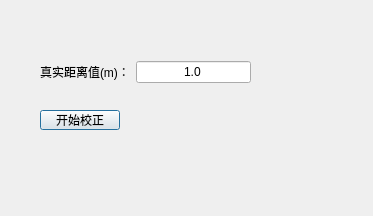
<?xml version="1.0" encoding="UTF-8"?>
<ui version="4.0">
 <class>autoCalibration_Dialog</class>
 <widget class="QDialog" name="autoCalibration_Dialog">
  <property name="geometry">
   <rect>
    <x>0</x>
    <y>0</y>
    <width>373</width>
    <height>216</height>
   </rect>
  </property>
  <property name="windowTitle">
   <string>相机自动校正窗口</string>
  </property>
  <property name="windowIcon">
   <iconset resource="imgsource.qrc">
    <normaloff>:/new/prefix1/images/ccPivotAuto.png</normaloff>:/new/prefix1/images/ccPivotAuto.png</iconset>
  </property>
  <widget class="QPushButton" name="startCalibration_pushButton">
   <property name="geometry">
    <rect>
     <x>40</x>
     <y>110</y>
     <width>80</width>
     <height>20</height>
    </rect>
   </property>
   <property name="text">
    <string>开始校正</string>
   </property>
  </widget>
  <widget class="QLabel" name="status_label">
   <property name="geometry">
    <rect>
     <x>140</x>
     <y>110</y>
     <width>111</width>
     <height>16</height>
    </rect>
   </property>
   <property name="text">
    <string/>
   </property>
  </widget>
  <widget class="QWidget" name="layoutWidget">
   <property name="geometry">
    <rect>
     <x>40</x>
     <y>60</y>
     <width>211</width>
     <height>24</height>
    </rect>
   </property>
   <layout class="QHBoxLayout" name="horizontalLayout">
    <item>
     <widget class="QLabel" name="label">
      <property name="text">
       <string>真实距离值(m)：</string>
      </property>
     </widget>
    </item>
    <item>
     <widget class="QLineEdit" name="lineEdit">
      <property name="text">
       <string>1.0</string>
      </property>
      <property name="alignment">
       <set>Qt::AlignCenter</set>
      </property>
     </widget>
    </item>
   </layout>
  </widget>
 </widget>
 <resources>
  <include location="imgsource.qrc"/>
 </resources>
 <connections/>
</ui>
